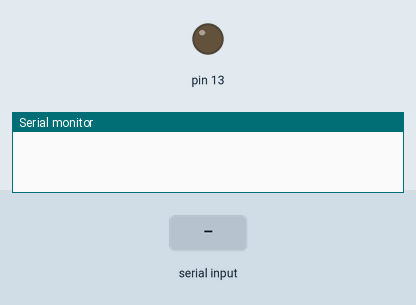
Recording of a sketch running on a simulated Arduino Uno, built with avr-gcc and run on an emulated ATmega328P. Shown: output pins drawn as LEDs (lit = HIGH), the last lines printed to the serial monitor. Inputs (shaded band) come from the test bench.

Above: at 1.2 s.
1.3 s: "1" received over Serial
At 2.5 s:
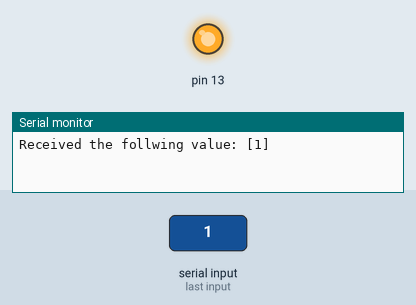
2.8 s: "0" received over Serial
At 3.7 s:
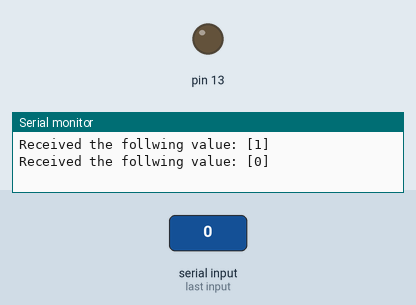
Timing chart, 0 to 5.8 s (numbered marks = the images above; inputs shaded):
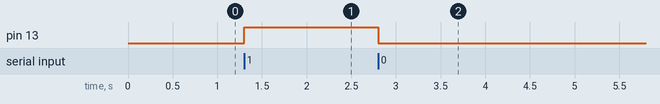

Measured:
- after the input at 1.3 s, pin 13: LOW → HIGH at once
- after the input at 2.8 s, pin 13: HIGH → LOW at once

The sketch:

serial_read.ino
```cpp
#define ASCII_ONE 49
#define ASCII_ZERO 48

void setup() {
  pinMode(13, OUTPUT);
  Serial.begin(9600);
}

void loop() {
  if (Serial.available()) {
    int bval = Serial.read();
    Serial.print("Received the follwing value: [");
    Serial.write(bval);
    Serial.print("]\n");
    if (bval == ASCII_ONE) {
      digitalWrite(13, HIGH);
    } else if (bval == ASCII_ZERO) {
      digitalWrite(13, LOW);
    }
  }
}
```
